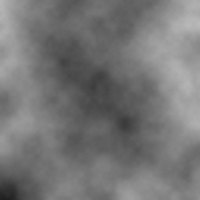
Frame 1 (no input)
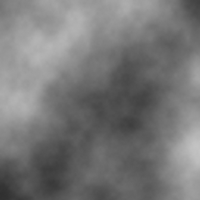
Frame 60 (no input)
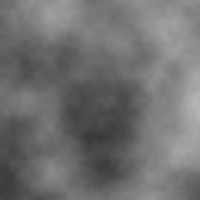
Frame 120 (the mouse pressed at the canvas centre since frame 60)

The p5.js sketch that drew these frames (run headless with seeded random() and noise() and a simulated clock; from frame 60 on, the mouse is pressed at the canvas centre):

// p5.js sketch
// ── sketch.js
let inc = 0.01;
let yOff = 0;

function setup() {
  createCanvas(200, 200);
  pixelDensity(1); // ensure each pixel on screen maps to 1 pixel of display (no HiDPI)
  noiseDetail(24, 0.5); // how many octaves of Perlin noise to use, and how much affect each has
  frameRate(24);
}

function draw() {
  loadPixels();
  for (let y = 0; y < height; y++) {
    let xOff = 0; // reset xOff on every row, so pixels above/below eachother are similar
    for (let x = 0; x < width; x++) {
      let index = (x + y * width) * 4;
      let r = noise(xOff, yOff) * 255;
      pixels[index + 0] = r; // red
      pixels[index + 1] = r; // green
      pixels[index + 2] = r; // blue
      pixels[index + 3] = 255; // alpha
      xOff += inc;
    }
    yOff += inc;
  }
  updatePixels();
}
